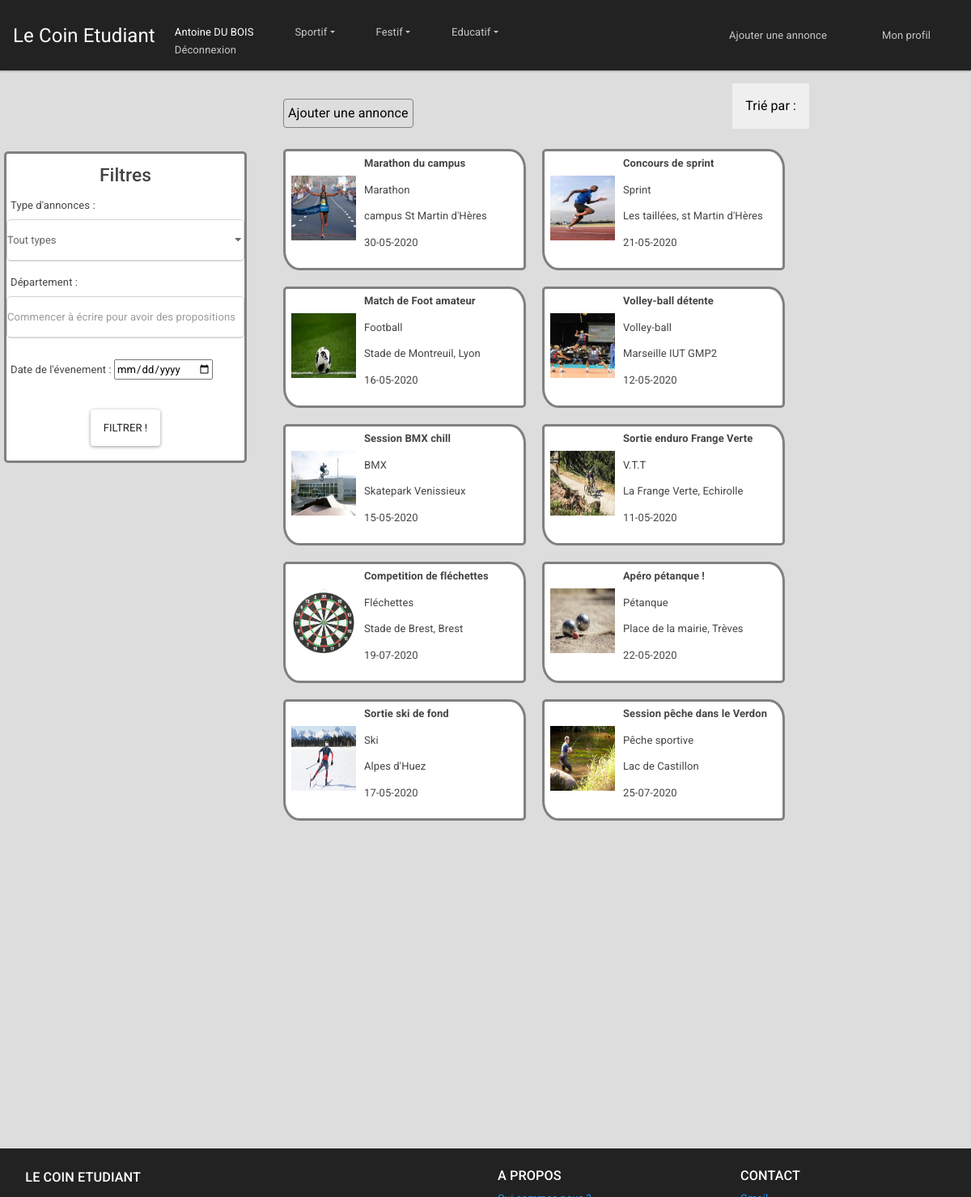
Page /controleur/Annonces.ctrl.php (signed in) on the committed database.
### tables this page shows
CREATE TABLE "annonce" (
	"id"	INTEGER,
	"idClient"	INTEGER,
	"type"	TEXT,
	"categorie"	TEXT,
	"sousCategorie"	TEXT,
	"titre"	TEXT,
	"contenu"	TEXT,
	"adresse"	TEXT,
	"nbParticipant"	INTEGER,
	"nbInteresse"	INTEGER,
	"departement"	TEXT,
	"datePrevu"	TEXT,
	"heurePrevu"	TEXT,
	"dateHeure"	TEXT,
	PRIMARY KEY("id"),
	FOREIGN KEY("idClient") REFERENCES "client"("id"),
	FOREIGN KEY("categorie") REFERENCES "categorie"("id")
);

### modele/DAO.class.php (called while the page is built, shortened)
<?php
class DAO
{
  private $db;
  function __construct()
  {
    try {
      $this->db = new PDO('sqlite:../modele/data/data.db');
    } catch (Exception $e) {
      die("erreur de connexion:".$e->getMessage());
    }
  }
  function getAnnonces(): array {
    $requeteSQL = "SELECT * FROM annonce";
    $retourRequete = $this->db->query($requeteSQL);
    $tab_retour = $retourRequete->fetchAll(PDO::FETCH_CLASS, "Annonce");
    return $tab_retour;
  }
  function getAdresse($idAnnonce): string {
    $requeteSQL = "SELECT adresse FROM annonce WHERE id =$idAnnonce";
    $retour = $this->db->query($requeteSQL);
    $addr = $retour->fetch()[0];
    return $addr;
  }
  function getDateAnnonce($idAnnonce): string {
    $requeteSQL = "SELECT datePrevu FROM annonce WHERE id =$idAnnonce";
    $retour = $this->db->query($requeteSQL);
    $date = $retour->fetch()[0];
    return $date;
  }
}
$dao = new DAO();
$clientConnecte=$_SESSION['Connexion']??0;
?>

### vue/Annoncesview.php (the view, shortened to what this page needs)
<!DOCTYPE html>
<html lang="en" dir="ltr">
<head>
  <link rel="stylesheet" href="../vue/css/bootstrap.min.css">
  <link rel="stylesheet" href="../vue/css/Annoncesview.css">
  <link rel="stylesheet" href="../vue/css/AjoutAnnonceview.css">
  <link rel="stylesheet" href="../vue/css/Header.css">
  <link rel="stylesheet" href='../vue/css/jquery.flipster.css'>
</head>
<body>
  <header>
    <?php include('header.php') ?>
  </header>
  <div class="corps">
    <form class="" action="Annonces.ctrl.php" method="get">
      <div class="" id="filtres">
        <div class="alignFiltre">
          <p>
            <h3 id="h3Filtres">Filtres</h3>
          </p>
        </div>
        <div class="form-group">
          <label for="type">Type d'annonces : </label>
          <select class="form-control" id="categorieAnnonce" name="type" onChange="addSelectedCat(this);">
            <option selected value="0" style="font-weight: bold;">Tout types</option>
          </select>
        </div>
        <div class="form-group">
          <label for="departement">Département :</label>
          <div class="autocomplete">
            <input type="text" class="form-control inputFiltre" name="dep" id="myInput" placeholder="Commencer à écrire pour avoir des propositions" >
          </div>
        </div>
        <div class="form-group">
          <label for="date">Date de l'évenement :</label>
          <input class="form-group" type="date" name="date" value="">
        </div>
        <div class="alignFiltre">
          <p>
            <button class="btn btn-light" id="sub" type="submit" >Filtrer !</button>
          </p>
        </div>
      </div>
    </form>
    <div class="" id="tri">
      <?php if($clientConnecte!=0): ?>
        <a href="../controleur/AjoutAnnonce.ctrl.php" id="btnAjout">Ajouter une annonce</a>
      <?php endif; ?>
      <div class="" id="btnTri" >
        <div class="dropdown">
          <button class="dropbouton">Trié par : </button>
        </div>
      </div>
    </div>
    <div class="" id="annonces" draggable="true" ondragstart="drag(event)">
      <?php
      foreach ($annoncesPostees as $annonce) { ?>
        <a href="../controleur/AnnonceDetail.ctrl.php?id=<?=$annonce->id ?>" style="text-decoration:none; color: inherit;"> <div class="annonce">
          <img src="../modele/data/upload/<?=$annonce->id?>.jpg" class="image">
          <p class="titre"> <?php echo($annonce->titre); ?></p>
          <p class="categorie"><?php
          if ($annonce->sousCategorie == '' || $annonce->sousCategorie == ' ') {
            echo($annonce->categorie);
          } else {
          echo($annonce->sousCategorie);
        }
          ?></p>
          <p class="adresse"> <?php
          $addr = getAdresse($annonce->id, $dao);
          echo "$addr"; ?></p>
          <p class="horraire"><?php
          $date = getDateAnnonce($annonce->id, $dao);
          echo "$date"; ?></p>
        </div> </a>
      <?php } ?>
    </div>
  </div>
  <footer class="footer">
    <?php include('footer.php') ?>
  </footer>
</body>
</html>

### vue/css/Annoncesview.css (style rules this page uses)
html body { background-color: #DDDDDD; }
.corps { width: 100%; height: 1000px; }
#filtres { width: 300px; height: auto; border: solid 3px grey; margin: 100px 20px 100px 5px; float: left; border-radius: 5px; background: white; }
.alignFiltre { text-align: center; }
label { margin-left: 5px; }
#sub { margin: 5px; }
#annonces { overflow-y: auto; padding: 20px; height: 90%; padding-top: 60px; }
.annonce { background-color: white; margin: 5px 15px 15px 5px;; float: left; width: 300px; height: 150px; border: solid 3px grey; border-radius: 5px 20px / 5px 24px; padding: 5px; }
.titre { font-weight: bold; }
.image { float: left; margin: 25px 10px 25px 2px;; height: 80px; width: 80px; }
#tri { width: 100%; position: relative; }
#btnTri { position: absolute; right: 200px; }
#btnAjout { position: absolute; left: 350px; top: 35px; padding: 5px; border: solid 1px grey; border-radius: 4px; color: black; }
.dropbouton, #tri { padding: 16px; font-size: 16px; border: none; cursor: pointer; }
.dropdown { position: relative; display: inline-block; }
.annonce { transition: transform .2s; }
.autocomplete { position: relative; padding-bottom: 10px; }

### vue/css/AjoutAnnonceview.css (style rules this page uses)
html body { background-color: #DDDDDD; }
.autocomplete { position: relative; padding-bottom: 10px; }

### vue/css/Header.css (style rules this page uses)
.form-control { border: 1px solid lightgrey; border-radius: 5px; }

### vue/footer.php (style rules this page uses)
footer { background-color: #222; color: #FFF; }
html { position: relative; min-height: 100%; }
.footer { position: absolute; bottom: 0; width: 100%; height: 60px; background: #000000; color: #FFFFFF; }

### rows in the picture
annonce: shows a picture, titre "Marathon du campus", sousCategorie "Marathon", addr "campus St Martin d'Hères", date "30-05-2020"
annonce: shows a picture, titre "Concours de sprint", sousCategorie "Sprint", addr "Les taillées, st Martin d'Hères", date "21-05-2020"
annonce: shows a picture, titre "Match de Foot amateur", sousCategorie "Football", addr "Stade de Montreuil, Lyon", date "16-05-2020"
annonce: shows a picture, titre "Volley-ball détente", sousCategorie "Volley-ball", addr "Marseille IUT GMP2", date "12-05-2020"
annonce: shows a picture, titre "Session BMX chill", sousCategorie "BMX", addr "Skatepark Venissieux", date "15-05-2020"
annonce: shows a picture, titre "Sortie enduro Frange Verte", sousCategorie "V.T.T", addr "La Frange Verte, Echirolle", date "11-05-2020"
annonce: shows a picture, titre "Competition de fléchettes", sousCategorie "Fléchettes", addr "Stade de Brest, Brest", date "19-07-2020"
annonce: shows a picture, titre "Apéro pétanque !", sousCategorie "Pétanque", addr "Place de la mairie, Trèves", date "22-05-2020"
annonce: shows a picture, titre "Sortie ski de fond", sousCategorie "Ski", addr "Alpes d'Huez", date "17-05-2020"
annonce: shows a picture, titre "Session pêche dans le Verdon", sousCategorie "Pêche sportive", addr "Lac de Castillon", date "25-07-2020"

### other values in the picture
$_SESSION['Client']->prenom "Antoine"
$_SESSION['Client']->nom "DU BOIS"
